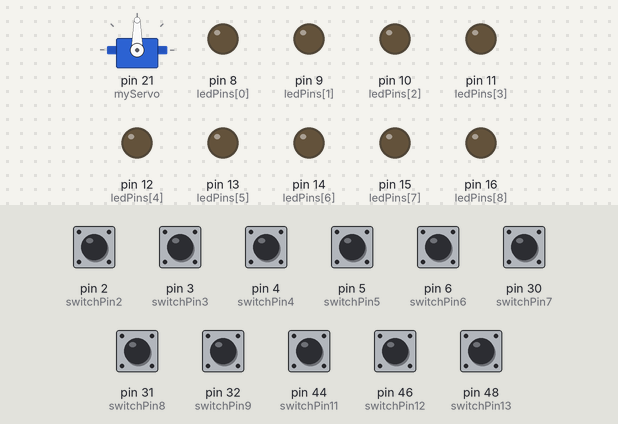
Bench run of a sketch on a simulated Arduino Mega 2560, built with avr-gcc and run on an emulated ATmega2560. On the bench: servo, output pins drawn as LEDs (lit = HIGH). The test bench sets the inputs (shaded band); at power-on: pin 2 (switchPin2), pin 3 (switchPin3), pin 4 (switchPin4), pin 5 (switchPin5), pin 6 (switchPin6), pin 30 (switchPin7), pin 31 (switchPin8), pin 32 (switchPin9), pin 44 (switchPin11), pin 46 (switchPin12), pin 48 (switchPin13) LOW. Random numbers use the default seed unless the sketch sets one; what the sketch prints to the serial monitor is not drawn.

Above: at 3.1 s.
3.2 s: pin 44 (switchPin11) pulled HIGH for 0.15 s
At 4.5 s:
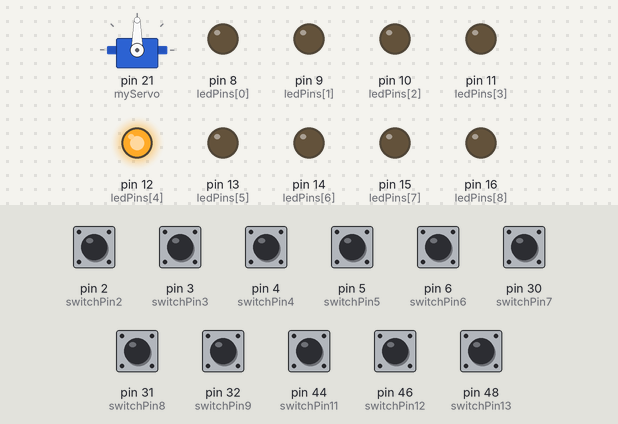
At 5.8 s:
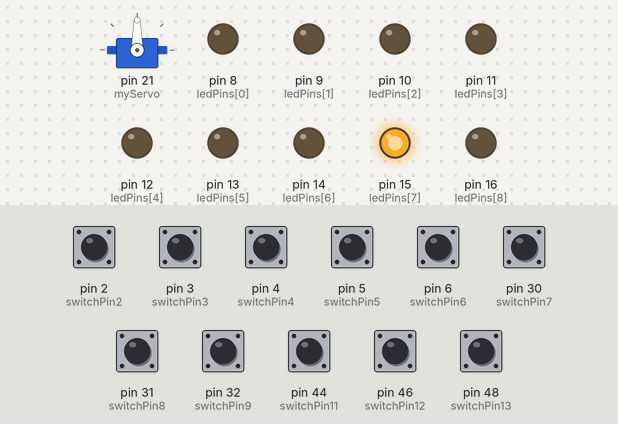
Timing chart, 0 to 28.6 s (numbered marks = the images above; inputs shaded):
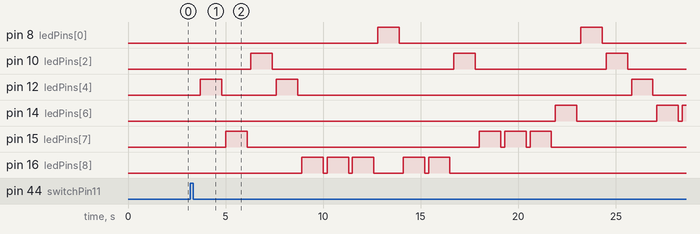

The sketch:

FinalArduinoSummative_GuitarHero_.ino
```cpp
#include <Servo.h>    // Include Servo Motor library, so servo motor can be used
Servo myServo;        // Create Servo object to control the servo

int actual = 0;       //satisfies the condition for first while loop in void loop
int trueness = 1;     //satisfies the condition for the second while loop in void loop
int dels ;            //sets the delay value for LEDs
int count;            //used in void setup for specifying which number in the array the code refers to
int ledPins [] = {8,9,10,11,12,13,14,15,16};    //LEDs connected these digital ports in order
long randNumber;       //variable declared for generating random integers
const int switchPin1 = 1 ;    //rightmost button connected to digital pin 1 (physical orientation of project: red LED should be pointed towards you)
const int switchPin2 = 2 ;    //second button from right connected to digital pin 2
const int switchPin3 = 3 ;    //third button from right connected to digital pin 3
const int switchPin4 = 4 ;     //fourth button from right connected to digital pin 4
const int switchPin5 = 5 ;      //fifth button from right connected to digital pin 5
const int switchPin6 = 6 ;    //sixth button from right connected to digital pin 6
const int switchPin7 = 30;  //seventh button from right connected to digital pin 30
const int switchPin8 = 31;  //eigth button from right connected to digital pin 31
const int switchPin9 = 32;  //leftmost button connected to digital pin 32
const int switchPin11 = 44;  //on breadboard with 3 buttons, button closest to the ground wire is connected to digital pin 44
const int switchPin12 = 46;  //on breadboard with 3 buttons, button that is second-closest to ground wire is connected to digital pin 46
const int switchPin13 = 48;  //on breadboard with 3 buttons, button furthest from the ground wire is connected to digital pin 48
int required = 20;              //player has to get 20 points to exit while loop and win the game
int adder = 0;                  //at end of each round, this value is added to "hit" variable. This indicates amount of points player accumulates each round (which is when LED flashes on then off once)
int hit = 0;                    //total amount of points the player has accumulated
int tracker = 0;
void setup () {

  Serial.begin(9600);                       //baud rate set at 9600 for arduino to communicate with Serial monitor
   myServo.attach(21);                      //Servo is connected to digital pin 21
  for (count = 0; count < 9; count ++) {    //Sets all LEDs as output and low to begin with
    pinMode (ledPins[count],OUTPUT);
    digitalWrite (ledPins[count],LOW);
  }
}

 void loop () {

 int val1 = digitalRead(switchPin1);   //declaring variable expressing whether rightmost button is high or not
 int val2 = digitalRead(switchPin2);   //declaring variable expressing whether second button from the left is high or not
  int val3 = digitalRead(switchPin3);  //declaring variable expressing whether third button from the left is high or not
 int val4= digitalRead(switchPin4);    //declaring variable expressing whether fourth button from the left is high or not
   int val5 = digitalRead(switchPin5); //declaring variable expressing whether fifth button from the left is high or not
 int val6= digitalRead(switchPin6);    //declaring variable expressing whether sixth button from the left is high or not
int val7 = digitalRead (switchPin7);   //declaring variable expressing whether seventh button from the left is high or not
int val8 = digitalRead (switchPin8);   //declaring variable expressing whether eight button from the left is high or not
int val9 = digitalRead (switchPin9);   //declaring variable expressing whether leftmost button is high or not
int val11 = digitalRead (switchPin11); //on breadboard with 3 buttons, declaring variable expressing whether button closest to ground wire is high or not
int val12 = digitalRead (switchPin12); //on breadboard with 3 buttons, declaring variable expressing whether button that is second-closest to ground wire is high or not
int val13= digitalRead (switchPin13);  //on breadboard with 3 buttons, declaring variable expressing whether button furthest from ground wire is high or not

while (actual == 0){     //displays the instructions

delay (500);
  Serial.print("Welcome to the Pro-Arduino Space Station");
      Serial.println("");
            Serial.println("");
                  Serial.println("");

  Serial.println("You must start the engine and lift off");

    Serial.println("Instructions:");
    Serial.println("In order to do so, you can start off by choosing a level");
Serial.println("On the breadboard with 3 buttons, you can set a level for yourself");
Serial.println("the higher the level, the faster the lights will flash");
Serial.println("the button closest to ground wire initiates level 1 (slowest)");
Serial.println("the middle button initiates level 2 (medium speed)");
Serial.println("the button furthest from ground wire initiates level 3 (fastest)");
Serial.println("After choosing a level, lights will flash on and off in a random pattern");
Serial.println("");
Serial.println("");
Serial.println("The objective is to press the button when the correct light is ON");
Serial.println("for example, when the leftmost light is on, you earn a point for pressing the leftmost button");
Serial.println("When the second light from the left is on, you earn a point for pressing the second button from the left");
Serial.println("When the rightmost light is on, you earn a point for pressing the rightmost button");
Serial.println("Basically, you can compare this game to whack-a-mole, except the position of the light that flashes determines which particular button you need to press");
Serial.println("the red light is a trap: if you press fourth button from the left at the instant when red light flashes on, your point count is reduced back to 0");
Serial.println("You win after earning 20 points");
Serial.println("Not pressing a button, missing a button or pressing the wrong button when any light is on will not be counted as a penalty");
Serial.println("Once you win, motor spins and you will lift off :D");
Serial.println("");
Serial.println("");
Serial.println ("Also, if one particular button appears to act like a reset button, modify the positioning of the resisters (if resisters are too close or nearly touching) until problem is fixed");
delay (300);
actual = 1;                            //once instructions are displayed once, while loop ends, and instructions are never displayed again
trueness = 0;                          //allows program to run the next while loop

}

while (trueness == 0) {                //continuously executes until one of the buttons on the breadboard with three buttons is pressed
                                      //the player selects the "level of difficulty" here
val11 = digitalRead(switchPin11);     //if button closest to ground wire is pressed, "delay value" is set to 100 (easy level of difficulty)
  if (val11 == HIGH)
  { dels = 100;
  trueness = 1;                        //allows program to exit this while loop
  }

 int val12 = digitalRead (switchPin12);  //if button that is second-closest to ground wire is pressed, "delay value" is set to 81  (medium level of difficulty)
   if (val12 == HIGH)
  {dels = 81;
   trueness = 1;                       //allows program to exit this while loop
  }

  int val13= digitalRead (switchPin13); //if button that is furthest from ground wire is pressed, "delay value" is set to 62 (hard level of difficulty)
   if (val13== HIGH)
  { dels = 62;
   trueness = 1;                       //allows program to exit this while loop
  }
}

delay (500);
adder = 0;
  while (hit < required) {             //code in the while loop runs when player's score (hit) is smaller than 20 (required)
     randNumber = random(0, 9);        //generates a random integer between 0 and 8

while (randNumber == 0){               //if the random number is 0
  while (tracker < 11) {               //tracker is currently at 0, programs executes this loop
digitalWrite (ledPins [0],HIGH);      //rightmost LED flashes on
int val1 = digitalRead(switchPin1);
  if (val1 == HIGH) {                  //if the rightmost button is on, adder is 1 (otherwise, adder stays at 0)
   adder = 1;
  }
delay (dels);                           //delay value depends on which button on the breadboard with 3 buttons the player had pressed at the beginning of the game
tracker = tracker + 1;                  //after running while loop 10 times, program exits while loop
  }

hit = hit + adder;                      //adder is added to hit, where hit is total amount of points player has accumulated
  Serial.println(hit);                  //serial monitor will display hit, the total points the player has accumulated
    digitalWrite (ledPins[0],LOW);      //rightmost LED will turn OFF

  delay (200);
    tracker = 0;                        //tracker is set to 0 again (allows program to run other nested while loops when randNumber is a different integer)
    adder = 0;                          //adder set to 0 again
  randNumber = random(0, 9);            //another random integer is generated

}
                                          //next few while loops perform the same basic function
                                          //exept, the random integer value is different, so a different LED flashes ON and OFF, and the player must press a different button to make adder = 1, in order to increase their total score
while (randNumber == 1){

while (tracker < 11) {
digitalWrite (ledPins [1],HIGH);
int val2 = digitalRead(switchPin2);
  if (val2 == HIGH) {
   adder = 1;
  }
delay (dels);
tracker = tracker + 1;
  }


hit = hit + adder;
  Serial.println(hit);
    digitalWrite (ledPins[1],LOW);

  delay (200);
    tracker = 0;
    adder = 0;
  randNumber = random(0, 9);

}

while (randNumber == 2){

while (tracker < 11) {
digitalWrite (ledPins [2],HIGH);
int val3 = digitalRead(switchPin3);
  if (val3 == HIGH) {
   adder = 1;
  }
delay (dels);
tracker = tracker + 1;
  }


hit = hit + adder;
  Serial.println(hit);
    digitalWrite (ledPins[2],LOW);

  delay (200);
    tracker = 0;
    adder = 0;
  randNumber = random(0, 9);

}
while (randNumber == 3){

while (tracker < 11) {
digitalWrite (ledPins [3],HIGH);
int val4 = digitalRead(switchPin4);
  if (val4 == HIGH) {
   adder = 1;
  }
delay (dels);
tracker = tracker + 1;
  }

hit = hit + adder;
  Serial.println(hit);
    digitalWrite (ledPins[3],LOW);

  delay (200);
    tracker = 0;
    adder = 0;
  randNumber = random(0, 9);
}
while (randNumber == 4){

while (tracker < 11) {
digitalWrite (ledPins [4],HIGH);
int val5 = digitalRead(switchPin5);
  if (val5 == HIGH) {
   adder = 1;
  }
delay (dels);
tracker = tracker + 1;
  }

hit = hit + adder;
  Serial.println(hit);
    digitalWrite (ledPins[4],LOW);

  delay (200);
    tracker = 0;
    adder = 0;
  randNumber = random(0, 9);
}
while (randNumber == 5){

while (tracker < 11) {
digitalWrite (ledPins [5],HIGH);
int val6 = digitalRead(switchPin6);
  if (val6 == HIGH) {
hit = 0;
  }
delay (dels);
tracker = tracker + 1;
  }
  Serial.println(hit);
    digitalWrite (ledPins[5],LOW);

  delay (200);
    tracker = 0;
    adder = 0;
  randNumber = random(0, 9);
}
while (randNumber == 6){

while (tracker < 11) {
digitalWrite (ledPins [6],HIGH);
int val7 = digitalRead(switchPin7);
  if (val7 == HIGH) {
   adder = 1;
  }
delay (dels);
tracker = tracker + 1;
  }

hit = hit + adder;
  Serial.println(hit);
    digitalWrite (ledPins[6],LOW);

  delay (200);
    tracker = 0;
    adder = 0;
  randNumber = random(0, 9);
}
while (randNumber == 7){

while (tracker < 11) {
digitalWrite (ledPins [7],HIGH);
int val8 = digitalRead(switchPin8);
  if (val8 == HIGH) {
   adder = 1;
  }
delay (dels);
tracker = tracker + 1;
  }

hit = hit + adder;
  Serial.println(hit);
    digitalWrite (ledPins[7],LOW);

  delay (200);
    tracker = 0;
    adder = 0;
  randNumber = random(0, 9);
}
while (randNumber == 8){

while (tracker < 11) {
digitalWrite (ledPins [8],HIGH);
int val9 = digitalRead(switchPin9);
  if (val9 == HIGH) {
   adder = 1;
  }
delay (dels);
tracker = tracker + 1;
  }

hit = hit + adder;
  Serial.println(hit);
    digitalWrite (ledPins[8],LOW);

  delay (200);
    tracker = 0;
    adder = 0;
  randNumber = random(0, 9);
}
  }

    Serial.println ("YAY, You WIN"); //serial monitor displays YAY, You WIN every 20 seconds

      myServo.writeMicroseconds(2000);  // servo motor spins rapidly
  delay(20000);


 }
 //
```

Measured:
- after the input at 3.2 s, pin 8 (ledPins[0]): alternates HIGH for 1.1 s and LOW for 9.3 s, starting after 9.6 s; pin 10 (ledPins[2]): goes HIGH 1.1 s, LOW 9.3 s, HIGH 1.1 s, LOW 6.7 s, HIGH 1.1 s, then LOW, starting after 3.1 s
